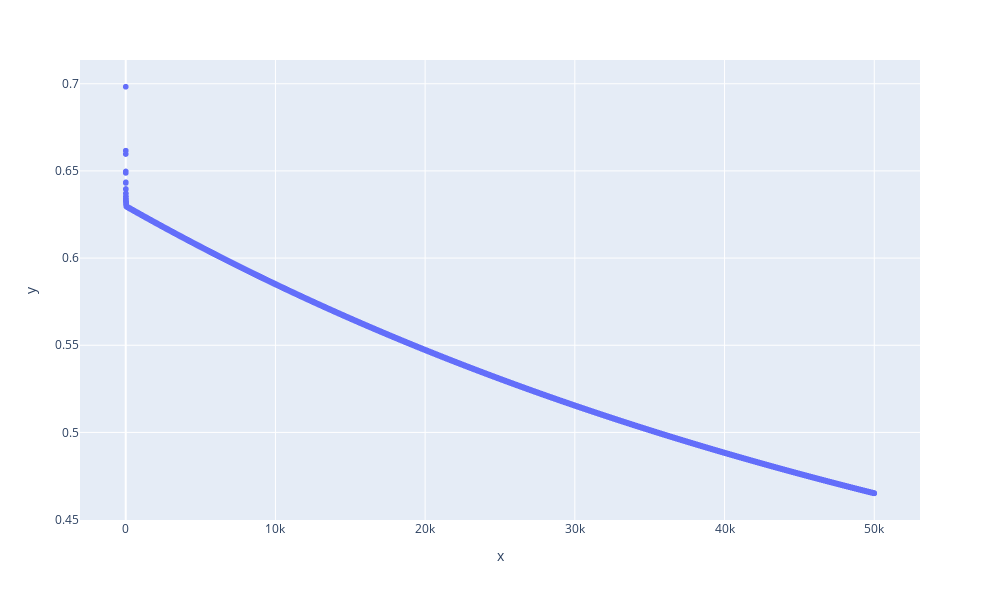

The notebook cell saved with this chart:
### Code cell
diedai= np.linspace(1, iters, iters)    #制作迭代次数数据
fig = px.scatter(x=diedai,y=history_cost,height=600,width=1000)
fig.show()

### Figure 1 — Plotly figure (JSON) as saved in the notebook; plotly's stock layout.template omitted (floating-point values rounded to 4 significant figures; data arrays with more than 128 entries replaced by an {"elided": "..."} marker saying what was removed)
{"data": [{"hovertemplate": "x=%{x}<br>y=%{y}<extra></extra>", "legendgroup": "", "marker": {"color": "#636efa", "symbol": "circle"}, "mode": "markers", "name": "", "showlegend": false, "type": "scattergl", "x": {"elided": "50000 int values"}, "xaxis": "x", "y": {"elided": "50000 float values"}, "yaxis": "y"}], "layout": {"height": 600, "legend": {"tracegroupgap": 0}, "margin": {"t": 60}, "width": 1000, "xaxis": {"anchor": "y", "domain": [0, 1], "title": {"text": "x"}}, "yaxis": {"anchor": "x", "domain": [0, 1], "title": {"text": "y"}}}}
